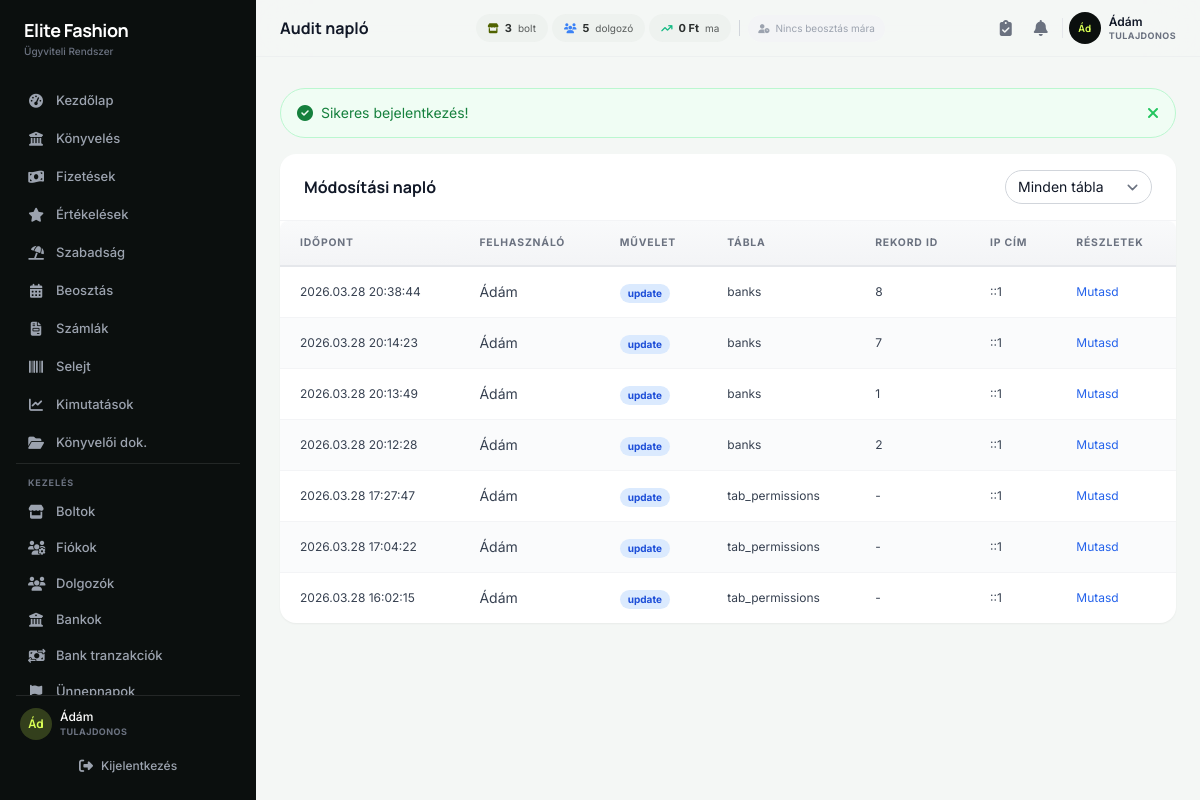
The app's page /audit (signed in) with its own data.
### tables this page shows
CREATE TABLE `users` (
  `id` int(10) unsigned NOT NULL AUTO_INCREMENT,
  `name` varchar(255) NOT NULL,
  `email` varchar(255) NOT NULL,
  `password` varchar(255) NOT NULL,
  `role` enum('tulajdonos','bolt','konyvelo') NOT NULL DEFAULT 'bolt',
  `store_id` int(10) unsigned DEFAULT NULL,
  `is_active` tinyint(1) NOT NULL DEFAULT 1,
  `remember_token` varchar(64) DEFAULT NULL,
  `avatar` varchar(255) DEFAULT NULL,
  `created_at` timestamp NOT NULL DEFAULT current_timestamp(),
  `updated_at` timestamp NOT NULL DEFAULT current_timestamp() ON UPDATE current_timestamp(),
  PRIMARY KEY (`id`),
  UNIQUE KEY `email` (`email`),
  KEY `store_id` (`store_id`),
  CONSTRAINT `users_ibfk_1` FOREIGN KEY (`store_id`) REFERENCES `stores` (`id`) ON DELETE SET NULL
);

CREATE TABLE `audit_log` (
  `id` int(10) unsigned NOT NULL AUTO_INCREMENT,
  `user_id` int(10) unsigned DEFAULT NULL,
  `action` varchar(50) NOT NULL,
  `table_name` varchar(100) NOT NULL,
  `record_id` int(10) unsigned DEFAULT NULL,
  `old_values` longtext DEFAULT NULL CHECK (json_valid(`old_values`)),
  `new_values` longtext DEFAULT NULL CHECK (json_valid(`new_values`)),
  `ip_address` varchar(45) DEFAULT NULL,
  `created_at` timestamp NOT NULL DEFAULT current_timestamp(),
  PRIMARY KEY (`id`),
  KEY `idx_table_record` (`table_name`,`record_id`),
  KEY `idx_user` (`user_id`),
  KEY `idx_created` (`created_at`),
  CONSTRAINT `audit_log_ibfk_1` FOREIGN KEY (`user_id`) REFERENCES `users` (`id`) ON DELETE SET NULL
);

### app/Views/audit/index.php (the view, shortened to what the rows shown need)
<?php $logs = $data['logs'] ?? []; ?>
<div class="bg-white rounded-2xl shadow-sm overflow-hidden">
    <div class="px-6 py-4 border-b border-gray-100 flex items-center justify-between">
        <h3 class="font-heading font-bold text-gray-900">Módosítási napló</h3>
        <form method="GET" class="flex gap-2 items-center">
            <select name="table" class="px-3 py-1.5 border border-gray-300 rounded-xl text-sm focus:ring-primary/50" onchange="this.form.submit()">
                <option value="">Minden tábla</option>
            </select>
        </form>
    </div>
    <div class="overflow-x-auto">
        <table class="data-table">
            <thead>
                <tr>
                    <th>Időpont</th>
                    <th>Felhasználó</th>
                    <th>Művelet</th>
                    <th>Tábla</th>
                    <th>Rekord ID</th>
                    <th>IP cím</th>
                    <th>Részletek</th>
                </tr>
            </thead>
            <tbody>
                <?php if (empty($logs)): ?>
                    <tr><td colspan="7" class="text-center text-gray-400 py-8">Nincs napló bejegyzés.</td></tr>
                <?php else: ?>
                    <?php foreach ($logs as $log): ?>
                    <tr>
                        <td class="whitespace-nowrap text-xs"><?= date('Y.m.d H:i:s', strtotime($log['created_at'])) ?></td>
                        <td class="text-sm"><?= e($log['user_name'] ?? 'Rendszer') ?></td>
                        <td>
                            <span class="inline-flex items-center px-2 py-0.5 rounded-full text-[10px] font-bold <?= match($log['action']) {
                                'create' => 'bg-green-100 text-green-700',
                                'update' => 'bg-blue-100 text-blue-700',
                                'delete' => 'bg-red-100 text-red-700',
                                default  => 'bg-gray-100 text-gray-600',
                            } ?>"><?= e($log['action']) ?></span>
                        </td>
                        <td class="text-xs text-gray-500"><?= e($log['table_name']) ?></td>
                        <td class="text-xs"><?= $log['record_id'] ?? '-' ?></td>
                        <td class="text-xs text-gray-400"><?= e($log['ip_address'] ?? '-') ?></td>
                        <td class="text-xs">
                            <?php if ($log['old_values'] || $log['new_values']): ?>
                                <button onclick="this.nextElementSibling.classList.toggle('hidden')" class="text-blue-600 hover:text-blue-800 text-xs">Mutasd</button>
                            <?php else: ?>
                                -
                            <?php endif; ?>
                        </td>
                    </tr>
                    <?php endforeach; ?>
                <?php endif; ?>
            </tbody>
        </table>
    </div>
</div>

### app/Views/partials/sidebar.php (shortened to what the rows shown need)
<?php
$currentUser = Auth::user();
$isOwner = Auth::isOwner();
$isAccountant = Auth::isAccountant();
if ($isOwner && !TabPermission::hasAnyPermissions($currentUser['id'])) {
    $visibleTabs = array_keys(TabPermission::TABS);
} else {
    $visibleTabs = TabPermission::getVisibleTabs($currentUser['id']);
}
$visibleTabs = array_filter($visibleTabs, fn($t) => $t !== 'chat');
$activeTab = $data['activeTab'] ?? '';
?>
<aside id="sidebar" class="fixed left-0 top-0 h-screen w-64 bg-sidebar flex flex-col px-4 py-4 z-40 transform -translate-x-full lg:translate-x-0 transition-transform duration-300">
    <div class="mb-6 px-2">
        <h1 class="text-lg font-heading font-bold text-white tracking-tight">Elite Fashion</h1>
        <p class="text-[10px] text-gray-500 font-medium">Ügyviteli Rendszer</p>
    </div>
    <nav class="flex-grow space-y-0.5 overflow-y-auto">
        <?php foreach (TabPermission::TABS as $slug => $tab): ?>
            <?php if (!in_array($slug, $visibleTabs)) continue; ?>
            <?php
                $isActive = ($activeTab === $slug);
                $href = match($slug) {
                    'dashboard'  => '/',
                    'konyveles'  => '/finance',
                    'fizetes'    => '/salary',
                    'ertekeles'  => '/evaluations',
                    'szabadsag'  => '/vacation',
                    'beosztas'   => '/schedule',
                    'szamlak'    => '/invoices',
                    'selejt'     => '/defects',
                    'kimutat'        => '/finance/summary',
                    'konyvelo_docs'  => '/accounting',
                    default          => '#',
                };
            ?>
            <a href="<?= base_url($href) ?>"
               class="flex items-center gap-3 px-3 py-2 text-[13px] font-medium rounded-lg transition-colors duration-200
                      <?= $isActive
                          ? 'bg-white/10 text-accent'
                          : 'text-gray-400 hover:bg-white/5 hover:text-gray-200' ?>">
                <i class="fa-solid <?= $tab['icon'] ?> text-sm w-4 text-center"></i>
                <?= $tab['label'] ?>
            </a>
        <?php endforeach; ?>
        <?php if ($isOwner): ?>
            <div class="border-t border-white/10 mt-3 pt-3">
                <p class="px-3 text-[9px] text-gray-500 uppercase tracking-widest font-bold mb-1">Kezelés</p>
                <a href="<?= base_url('/stores') ?>"
                   class="flex items-center gap-3 px-3 py-2 text-[13px] font-medium rounded-lg transition-colors duration-200
                          <?= ($activeTab === 'stores') ? 'bg-white/10 text-accent' : 'text-gray-400 hover:bg-white/5 hover:text-gray-200' ?>">
                    <i class="fa-solid fa-store text-sm w-4 text-center"></i>
                    Boltok
                </a>
                <a href="<?= base_url('/users') ?>"
                   class="flex items-center gap-3 px-3 py-2 text-[13px] font-medium rounded-lg transition-colors duration-200
                          <?= ($activeTab === 'users') ? 'bg-white/10 text-accent' : 'text-gray-400 hover:bg-white/5 hover:text-gray-200' ?>">
                    <i class="fa-solid fa-users-gear text-sm w-4 text-center"></i>
                    Fiókok
                </a>
                <a href="<?= base_url('/employees') ?>"
                   class="flex items-center gap-3 px-3 py-2 text-[13px] font-medium rounded-lg transition-colors duration-200
                          <?= ($activeTab === 'employees') ? 'bg-white/10 text-accent' : 'text-gray-400 hover:bg-white/5 hover:text-gray-200' ?>">
                    <i class="fa-solid fa-users text-sm w-4 text-center"></i>
                    Dolgozók
                </a>
                <a href="<?= base_url('/banks') ?>"
                   class="flex items-center gap-3 px-3 py-2 text-[13px] font-medium rounded-lg transition-colors duration-200
                          <?= ($activeTab === 'banks') ? 'bg-white/10 text-accent' : 'text-gray-400 hover:bg-white/5 hover:text-gray-200' ?>">
                    <i class="fa-solid fa-building-columns text-sm w-4 text-center"></i>
                    Bankok
                </a>
                <a href="<?= base_url('/bank-transactions') ?>"
                   class="flex items-center gap-3 px-3 py-2 text-[13px] font-medium rounded-lg transition-colors duration-200
                          <?= ($activeTab === 'bank_transactions') ? 'bg-white/10 text-accent' : 'text-gray-400 hover:bg-white/5 hover:text-gray-200' ?>">
                    <i class="fa-solid fa-money-bill-transfer text-sm w-4 text-center"></i>
                    Bank tranzakciók
                </a>
                <a href="<?= base_url('/holidays') ?>"
                   class="flex items-center gap-3 px-3 py-2 text-[13px] font-medium rounded-lg transition-colors duration-200
                          <?= ($activeTab === 'holidays') ? 'bg-white/10 text-accent' : 'text-gray-400 hover:bg-white/5 hover:text-gray-200' ?>">
                    <i class="fa-solid fa-flag text-sm w-4 text-center"></i>
                    Ünnepnapok
                </a>
            </div>
        <?php endif; ?>
    </nav>
    <div class="mt-auto pt-3 border-t border-white/10">
        <div class="flex items-center gap-2 mb-2 px-1">
            <div class="h-8 w-8 rounded-full bg-accent/20 flex items-center justify-center text-accent font-heading font-bold text-xs">
                <?= e(mb_substr($currentUser['name'], 0, 2)) ?>
            </div>
            <div class="flex-grow overflow-hidden">
                <p class="text-white text-xs font-medium truncate"><?= e($currentUser['name']) ?></p>
                <p class="text-gray-500 text-[9px] uppercase tracking-wider font-bold">
                    <?= $isOwner ? 'Tulajdonos' : ($isAccountant ? 'Könyvelő' : e($currentUser['store_name'] ?? 'Bolt')) ?>
                </p>
            </div>
        </div>
        <form method="POST" action="<?= base_url('/logout') ?>">
            <button type="submit"
                    class="w-full flex items-center justify-center gap-2 px-3 py-2 text-gray-400 hover:text-red-400 hover:bg-white/5 rounded-lg text-xs font-medium transition-colors">
                <i class="fa-solid fa-right-from-bracket text-sm"></i>
                Kijelentkezés
            </button>
        </form>
    </div>
</aside>

### app/Views/partials/header.php (shortened to what the rows shown need)
<?php
$currentUser = Auth::user();
$isOwner = Auth::isOwner();
$db = Database::getInstance();
if ($isOwner) {
    $_navStoreCount = (int)$db->query('SELECT COUNT(*) FROM stores')->fetchColumn();
    $_navEmpCount = (int)$db->query("SELECT COUNT(*) FROM employees WHERE is_active = 1")->fetchColumn();
    $_navTodayStmt = $db->prepare("SELECT COALESCE(SUM(amount), 0) FROM financial_records WHERE record_date = CURDATE() AND purpose IN ('napi_keszpenz','napi_bankkartya')");
    $_navTodayStmt->execute();
    $_navTodayRevenue = (float)$_navTodayStmt->fetchColumn();
    $_navWorkers = $db->query(
        "SELECT s.name as store_name, GROUP_CONCAT(e.name ORDER BY e.name SEPARATOR ', ') as workers
         FROM schedules sc
         JOIN stores s ON sc.store_id = s.id
         JOIN employees e ON sc.employee_id = e.id
         WHERE sc.work_date = CURDATE()
         GROUP BY s.id, s.name ORDER BY s.name"
    )->fetchAll();
}
?>
<header class="fixed top-0 right-0 w-full lg:w-[calc(100%-16rem)] z-20 bg-surface/80 backdrop-blur-xl border-b border-gray-200/50">
    <div class="flex items-center justify-between px-4 sm:px-6 py-2">
        <div class="flex items-center gap-3">
            <h2 class="font-heading font-bold text-base text-gray-900"><?= e($data['pageTitle'] ?? '') ?></h2>
        </div>
        <div class="hidden md:flex items-center gap-1">
            <?php if ($isOwner && $_navStoreCount !== null): ?>
            <div class="flex items-center gap-1.5 px-3 py-1.5 bg-surface-container-low rounded-full">
                <i class="fa-solid fa-store text-[10px] text-primary"></i>
                <span class="text-[11px] font-bold text-on-surface"><?= $_navStoreCount ?></span>
                <span class="text-[10px] text-on-surface-variant">bolt</span>
            </div>
            <div class="flex items-center gap-1.5 px-3 py-1.5 bg-surface-container-low rounded-full">
                <i class="fa-solid fa-users text-[10px] text-blue-500"></i>
                <span class="text-[11px] font-bold text-on-surface"><?= $_navEmpCount ?></span>
                <span class="text-[10px] text-on-surface-variant">dolgozó</span>
            </div>
            <?php endif; ?>
            <div class="flex items-center gap-1.5 px-3 py-1.5 bg-surface-container-low rounded-full">
                <i class="fa-solid fa-arrow-trend-up text-[10px] text-emerald-500"></i>
                <span class="text-[11px] font-bold text-on-surface"><?= format_money($_navTodayRevenue) ?></span>
                <span class="text-[10px] text-on-surface-variant">ma</span>
            </div>
            <?php if ($isOwner && !empty($_navWorkers)): ?>
                <?php foreach ($_navWorkers as $sw): ?>
                <div class="flex items-center gap-1.5 px-2.5 py-1.5 bg-blue-50 rounded-full">
                    <i class="fa-solid fa-user-clock text-[9px] text-blue-500"></i>
                    <span class="text-[10px] font-bold text-blue-700"><?= e($sw['store_name']) ?>:</span>
                    <span class="text-[10px] text-blue-600"><?= e($sw['workers']) ?></span>
                </div>
                <?php endforeach; ?>
            <?php elseif ($isOwner): ?>
                <div class="flex items-center gap-1.5 px-2.5 py-1.5 bg-gray-100 rounded-full">
                    <i class="fa-solid fa-user-clock text-[9px] text-gray-400"></i>
                    <span class="text-[10px] text-gray-400">Nincs beosztás mára</span>
                </div>
            <?php endif; ?>
        </div>
        <div class="flex items-center gap-1.5">
            <div class="relative" id="task-wrapper">
                <button class="relative p-2 text-gray-500 hover:bg-gray-200/50 rounded-xl transition-colors" id="task-btn" onclick="toggleTaskDropdown()">
                    <i class="fa-solid fa-clipboard-check"></i>
                </button>
            </div>
            <button class="relative p-2 text-gray-500 hover:bg-gray-200/50 rounded-xl transition-colors" id="notification-btn">
                <i class="fa-solid fa-bell"></i>
            </button>
            <div class="flex items-center gap-2">
                <div class="h-8 w-8 rounded-full bg-sidebar text-accent flex items-center justify-center font-heading font-bold text-[10px]">
                    <?= e(mb_substr($currentUser['name'], 0, 2)) ?>
                </div>
                <div class="hidden sm:block">
                    <p class="text-xs font-semibold text-gray-900 leading-tight"><?= e($currentUser['name']) ?></p>
                    <p class="text-[9px] text-gray-500 uppercase tracking-wider font-bold">
                        <?= $isOwner ? 'Tulajdonos' : (Auth::isAccountant() ? 'Könyvelő' : 'Bolt fiók') ?>
                    </p>
                </div>
            </div>
        </div>
    </div>
</header>

### records on screen
users: name "Ád", name "Ádám"
audit_log: created_at "2026.03.28 20:38:44", user.name "Ádám", action "update", table_name "banks", record "8", ip_address "::1"
audit_log: created_at "2026.03.28 20:14:23", user.name "Ádám", action "update", table_name "banks", record "7", ip_address "::1"
audit_log: created_at "2026.03.28 20:13:49", user.name "Ádám", action "update", table_name "banks", record "1", ip_address "::1"
audit_log: created_at "2026.03.28 20:12:28", user.name "Ádám", action "update", table_name "banks", record "2", ip_address "::1"
audit_log: created_at "2026.03.28 17:27:47", user.name "Ádám", action "update", table_name "tab_permissions", record "-", ip_address "::1"
audit_log: created_at "2026.03.28 17:04:22", user.name "Ádám", action "update", table_name "tab_permissions", record "-", ip_address "::1"
audit_log: created_at "2026.03.28 16:02:15", user.name "Ádám", action "update", table_name "tab_permissions", record "-", ip_address "::1"

### other values on screen
$tab['label'] "Kezdőlap"
$tab['label'] "Könyvelés"
$tab['label'] "Fizetések"
$tab['label'] "Értékelések"
$tab['label'] "Szabadság"
$tab['label'] "Beosztás"
$tab['label'] "Számlák"
$tab['label'] "Selejt"
$tab['label'] "Kimutatások"
$tab['label'] "Könyvelői dok."
$data['pageTitle'] "Audit napló"
$_navStoreCount "3"
$_navEmpCount "5"
format_money($_navTodayRevenue) "0 Ft"
$success "Sikeres bejelentkezés!"
